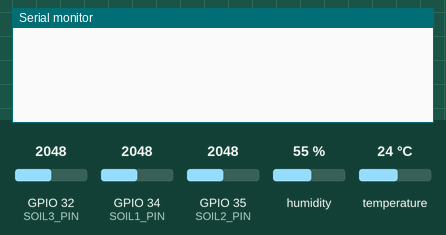
A sketch run on a simulated ESP32. Shown: the last lines printed to the serial monitor. The inputs (shaded band) are chosen by the test bench; at power-on: humidity 55 %, GPIO 32 (SOIL3_PIN) = 2048, GPIO 34 (SOIL1_PIN) = 2048, GPIO 35 (SOIL2_PIN) = 2048, temperature 24 °C. WiFi joins after 1.5 s; servers stay silent unless stated; not simulated (calls return 0 or success): secrets/secrets.h.

Above: at 2.5 s.
2.6 s: humidity set to 22 %
At 4.9 s:
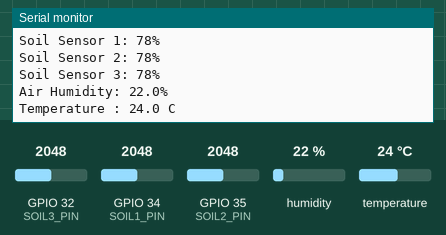
5.3 s: GPIO 32 (SOIL3_PIN) set to 2866
At 6.7 s:
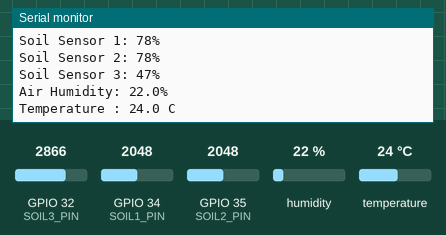
6.8 s: GPIO 34 (SOIL1_PIN) set to 2866
8.3 s: GPIO 35 (SOIL2_PIN) set to 2866
9.8 s: temperature set to 12 °C
11.3 s: GPIO 32 (SOIL3_PIN) set to 3972
At 11.8 s:
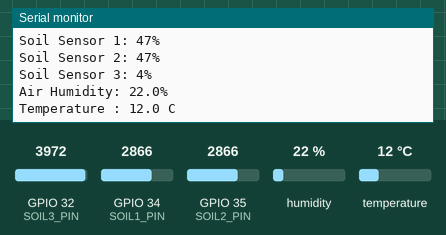
Timing chart, 0 to 13.8 s (numbered marks = the images above; inputs shaded):
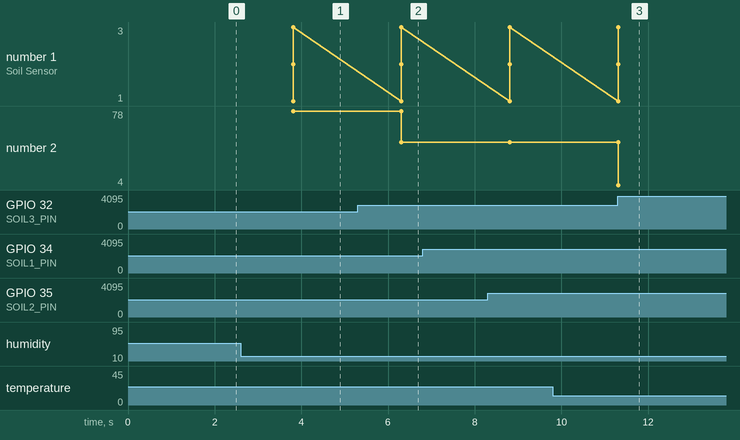

The sketch:

esp32_monitoring_blynk_only.ino
```cpp
// =====================================================
// ESP32 - Blynk IoT Monitoring Only (No Bluetooth)
// Experimental version - testing Blynk connection
// 3x Soil Moisture Sensors + DHT22
// =====================================================

#include "secrets/secrets.h"

#include <WiFi.h>
#include <WiFiClient.h>
#include <BlynkSimpleEsp32.h>
#include <DHT.h>

#include "soc/soc.h"
#include "soc/rtc_cntl_reg.h"

char auth[] = BLYNK_AUTH_TOKEN;
char ssid[] = WIFI_SSID;
char pass[] = WIFI_PASSWORD;

// Pin - 3 Soil Moisture Sensors
#define SOIL1_PIN 34
#define SOIL2_PIN 35
#define SOIL3_PIN 32

// DHT22 Pin Definition
#define DHT_PIN 4
#define DHT_TYPE DHT22

DHT dht(DHT_PIN, DHT_TYPE);
BlynkTimer timer;

int readSoilMoisture(int pin)
{
    int value = analogRead(pin);
    int percentage = map(value, 4095, 1500, 0, 100);
    return constrain(percentage, 0, 100);
}

void sendSensorData()
{
    int soil1 = readSoilMoisture(SOIL1_PIN);
    int soil2 = readSoilMoisture(SOIL2_PIN);
    int soil3 = readSoilMoisture(SOIL3_PIN);

    float humidity = dht.readHumidity();
    float temperature = dht.readTemperature();

    Serial.println("==========================================");
    Serial.print("Soil Sensor 1: ");
    Serial.print(soil1);
    Serial.println("%");
    Serial.print("Soil Sensor 2: ");
    Serial.print(soil2);
    Serial.println("%");
    Serial.print("Soil Sensor 3: ");
    Serial.print(soil3);
    Serial.println("%");

    if (isnan(humidity) || isnan(temperature))
    {
        Serial.println("Warning: Failed to read from DHT sensor!");
    }
    else
    {
        Serial.print("Air Humidity: ");
        Serial.print(humidity, 1);
        Serial.println("%");
        Serial.print("Temperature : ");
        Serial.print(temperature, 1);
        Serial.println(" C");
    }

    if (Blynk.connected())
    {
        Blynk.virtualWrite(V0, soil1);
        Blynk.virtualWrite(V3, soil2);
        Blynk.virtualWrite(V4, soil3);

        if (!isnan(humidity) && !isnan(temperature))
        {
            Blynk.virtualWrite(V1, temperature);
            Blynk.virtualWrite(V2, humidity);
        }
    }
}

void setup()
{
    WRITE_PERI_REG(RTC_CNTL_BROWN_OUT_REG, 0);
    Serial.begin(115200);
    delay(1000);
    dht.begin();
    WiFi.begin(ssid, pass);
    Blynk.config(auth);
    Blynk.connect(10000);
    timer.setInterval(2500L, sendSensorData);
}

void loop()
{
    if (WiFi.status() == WL_CONNECTED)
    {
        if (!Blynk.connected())
        {
            Blynk.connect(1000);
        }
        else
        {
            Blynk.run();
        }
    }
    timer.run();
}
```

Measured:
- after the input at 2.6 s, the serial monitor: prints a new line after 1.2 s (image 1)
- after the input at 5.3 s, the serial monitor: prints a new line after 1.0 s (image 2)
- after the input at 11.3 s, the serial monitor: prints a new line at once (image 3)
- plotted number 2: 78 → 47 after the input at 5.3 s, 47 → 4 after the input at 11.3 s
